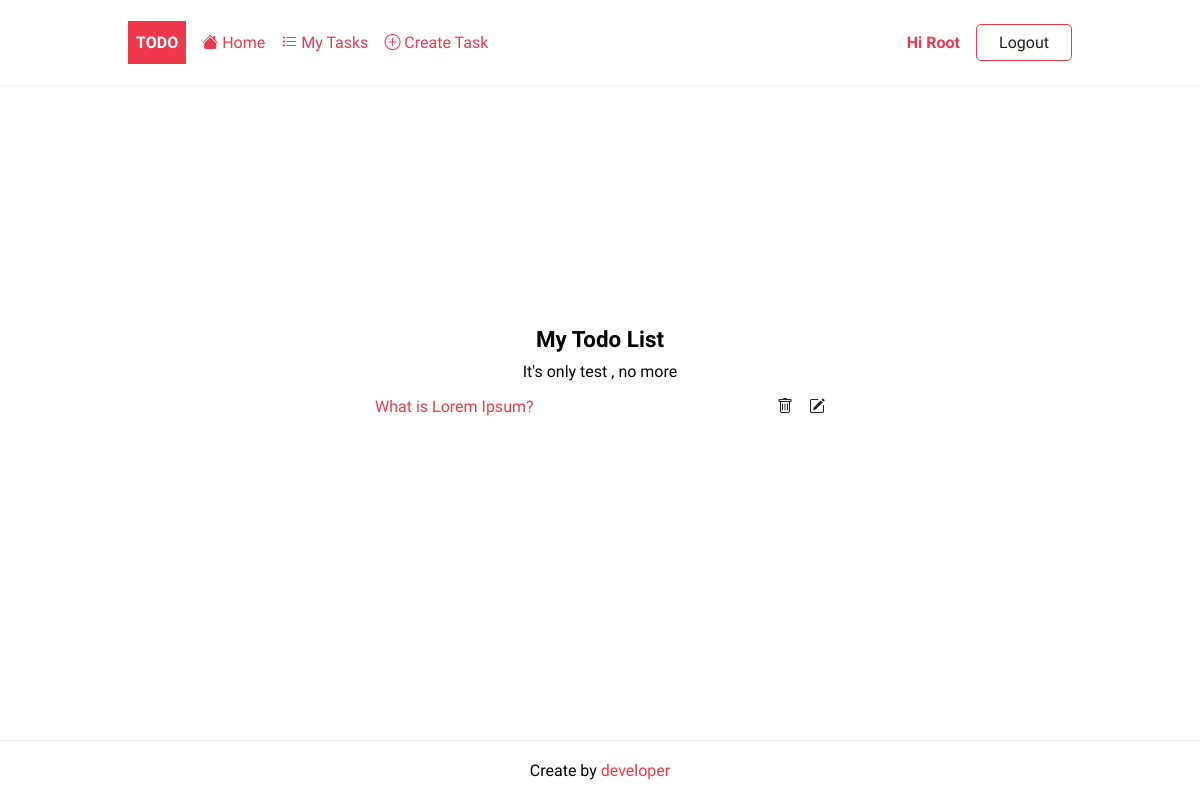
Page /tasks/ (signed in) on the earlier database version.
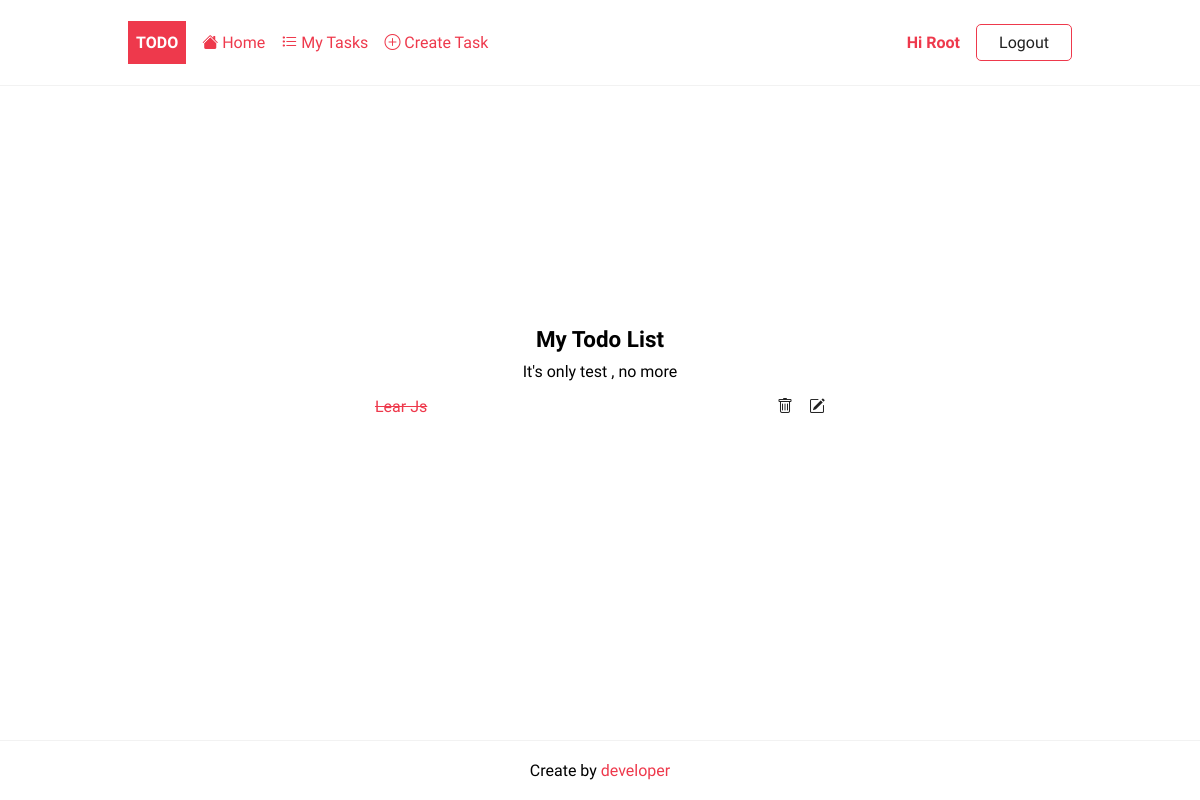
Same page on the later database version.
### todo/models.py (models this page shows, shortened)
class Task(models.Model):
    title = models.CharField(max_length=255)
    description = models.TextField(null=True, blank=True)
    completed = models.BooleanField(default=False)
    created_at =  models.DateField(auto_now_add=True)
    user = models.ForeignKey(User, on_delete=models.CASCADE, null=True, blank=True)
    class Meta:
        ordering = ['completed']

### todo/views.py (the view)
# urls.py: path('tasks/', TaskList.as_view(), name="tasks"),
class TaskList(LoginRequiredMixin,ListView):
    model = Task
    template_name = "todo/tasks.html"
    context_object_name = "tasks"
    def get_context_data(self, * ,object_list = None , **kwargs: Any):
        context = super().get_context_data(**kwargs)
        context['tasks'] = context['tasks'].filter(user=self.request.user)
        context['desc'] = "It's only test , no more"
        return context

### todo/templates/todo/tasks.html
{% extends "base.html" %}
{% block content %}
<div class="center">
    <h2>My Todo List</h2>
    <p>{{ desc }}</p>
    {% if tasks %}
        <ul class="tasks">
            {% for task in tasks %}
                <li>
                    <a href="{% url 'task' task.id %}" class="{% if task.completed %}completed {%endif%}">{{ task.title }}</a>
                    <div class="task-controls">
                        <a href="{% url "task-delete" task.id %}"><i class="bi bi-trash"></i></a>
                        <a href="{% url "task-update" task.id %}"><i class="bi bi-pencil-square"></i></a>
                    </div>
                </li>
            {%endfor%}
        </ul>
    {% else %}
    <p> You have no pending tasks! <a href="{% url 'task-create' %}">Create Task</a></p>
    {% endif %}
</div>
{% endblock content %}

### templates/base.html (shortened to what this page needs)
{% load static %}
<!DOCTYPE html>
<html lang="en">
<head>
    <link rel="stylesheet" href="{% static 'styles/style.css' %}">
</head>
<body>
    <header class="header">
        <div class="container">
            <a href="{%url 'home'%}" class="logo">Todo</a>
            <nav class="nav">
                <a href="{%url 'home'%}">
                    <i class="bi bi-house-fill"></i>
                    Home
                </a>
                {% if request.user.is_authenticated %}
                    <a href="{%url 'tasks'%}">
                        <i class="bi bi-list-task"></i>
                        My Tasks
                    </a>
                    <a href="{%url 'task-create'%}">
                        <i class="bi bi-plus-circle"></i>
                        Create Task
                    </a>
                    <a href="#">Hi {{ request.user| title }}</a>
                    <form action="{% url 'logout' %}" method="post">
                        <input type="submit" class="btn btn-outline" value="Logout">
                    </form>
                {% else %}
                    <a href="{% url 'login' %}" class="btn btn-outline">Login</a>
                    <a href="{% url 'register' %}">Join Now!</a>
                {% endif %}
            </nav>
        </div>
    </header>
    <main>
        <div class="container">
            {% block content %}
            {% endblock content %}
        </div>
    </main>
    <footer class="footer">
        <div class="container">
            <p>Create by <a href="">developer</a></p>
        </div>
    </footer>
</body>
</html>

### static/styles/style.css (style rules this page uses)
:root { --color-primary: #ee394c; --color-secondary: #86b7fe; --color-light: #f2f2f2; --color-gray: #ced4da; --color-dark: #212121; --color-white: #ffffff; --color-error: #e2442f; --color-warning: #ffc900; --color-info: #02a2b9; --color-success: #1ba345; --color-input: #00d1b2; --border-radius: 5px; }
* { margin: 0; padding: 0; box-sizing: border-box; text-rendering: optimizeLegibility; }
html, body { height: 100%; }
input, button, textarea { font: inherit; }
body { font-family: 'Dosis', sans-serif; font-size: 1rem; line-height: 1.7; display: flex; flex-direction: column; }
h2 { font-size: 1.4rem; }
a { color: var(--color-primary); text-decoration: none; }
.container { max-width: 960px; margin: 0 auto; padding: 0.5rem; }
.header { border-bottom: solid 1px var(--color-light); }
.header .container { display: flex; align-items: center; gap:1rem; }
.nav { display:flex; gap:1rem; align-items: center; justify-content: center; flex-basis: 100%; }
.nav a:nth-last-child(2) { margin-left: auto; font-weight: bold; }
.logo { padding: 0.5rem; background-color: var(--color-primary); text-decoration: none; color: var(--color-white); font-weight: bold; text-transform: uppercase; }
form > * { display: block; margin-bottom: 0.5rem; }
form > input[type='submit'], form > button { margin: 1rem 0; }
.tasks { list-style: none; width: 100%; max-width: 450px; }
.tasks li { display: flex; justify-content: space-between; align-items: center; width: 100%; border-bottom: solid 1px var(--color-dark); padding: 0.5rem 0; }
.tasks li:last-of-type { border-bottom: none; }
.task-controls { display: flex; justify-content: space-between; gap: 1rem; }
.task-controls a { color: var(--color-dark); }
.completed { text-decoration: line-through; }
.footer p { text-align: center; }
.footer { margin-top: auto; padding: 0.5rem 0; border-top: solid 1px var(--color-light); }
.btn { padding: 0.25rem 0.75rem; border-radius: var(--border-radius); background-color: var(--color-white); border: solid 1px var(--color-white); color: var(--color-dark); cursor: pointer; text-decoration: none; font-size: 1rem; min-width: 6rem; text-align: center; }
.btn-outline { border: solid 1px var(--color-primary); }
.center { display: flex; flex-direction: column; align-items: center; justify-content: center; min-height: 70vh; }

Differences in the rows shown:
removed Task: title "What is Lorem Ipsum?", completed False (drawn)
added Task: title "Lear Js", completed True (drawn)
